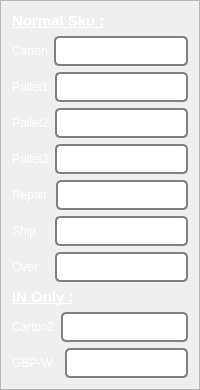
            <widget class="QFrame" name="fPrint">
             <property name="sizePolicy">
              <sizepolicy hsizetype="MinimumExpanding" vsizetype="Preferred">
               <horstretch>0</horstretch>
               <verstretch>0</verstretch>
              </sizepolicy>
             </property>
             <property name="styleSheet">
              <string notr="true">#fPrint
{
 background-color: #26364d;
}</string>
             </property>
             <property name="frameShape">
              <enum>QFrame::Shape::StyledPanel</enum>
             </property>
             <property name="frameShadow">
              <enum>QFrame::Shadow::Raised</enum>
             </property>
             <layout class="QGridLayout" name="gridLayout_3">
              <item row="0" column="0">
               <widget class="QLabel" name="label_12">
                <property name="styleSheet">
                 <string notr="true">QLabel
{
	color:white;
	font-size: 15px;
	font-weight: bold;
	text-decoration: underline;
}</string>
                </property>
                <property name="text">
                 <string>Normal Sku :</string>
                </property>
               </widget>
              </item>
              <item row="1" column="0">
               <layout class="QVBoxLayout" name="verticalLayout_3">
                <item>
                 <layout class="QHBoxLayout" name="horizontalLayout_14">
                  <item>
                   <widget class="QLabel" name="label_26">
                    <property name="sizePolicy">
                     <sizepolicy hsizetype="Fixed" vsizetype="Preferred">
                      <horstretch>0</horstretch>
                      <verstretch>0</verstretch>
                     </sizepolicy>
                    </property>
                    <property name="styleSheet">
                     <string notr="true">QLabel
{
	color:white;
}</string>
                    </property>
                    <property name="text">
                     <string>Carton</string>
                    </property>
                   </widget>
                  </item>
                  <item>
                   <widget class="QLineEdit" name="tx_view_carton">
                    <property name="sizePolicy">
                     <sizepolicy hsizetype="Preferred" vsizetype="Fixed">
                      <horstretch>0</horstretch>
                      <verstretch>0</verstretch>
                     </sizepolicy>
                    </property>
                    <property name="styleSheet">
                     <string notr="true">QLineEdit {
    border: 2px solid gray;
    border-radius: 5px;
    padding: 5px;
}</string>
                    </property>
                    <property name="alignment">
                     <set>Qt::AlignmentFlag::AlignCenter</set>
                    </property>
                   </widget>
                  </item>
                 </layout>
                </item>
                <item>
                 <layout class="QHBoxLayout" name="horizontalLayout_15">
                  <item>
                   <widget class="QLabel" name="label_27">
                    <property name="sizePolicy">
                     <sizepolicy hsizetype="Fixed" vsizetype="Preferred">
                      <horstretch>0</horstretch>
                      <verstretch>0</verstretch>
                     </sizepolicy>
                    </property>
                    <property name="styleSheet">
                     <string notr="true">QLabel
{
	color:white;
}</string>
                    </property>
                    <property name="text">
                     <string>Pallet1</string>
                    </property>
                   </widget>
                  </item>
                  <item>
                   <widget class="QLineEdit" name="tx_view_pallet1">
                    <property name="sizePolicy">
                     <sizepolicy hsizetype="Preferred" vsizetype="Fixed">
                      <horstretch>0</horstretch>
                      <verstretch>0</verstretch>
                     </sizepolicy>
                    </property>
                    <property name="styleSheet">
                     <string notr="true">QLineEdit {
    border: 2px solid gray;
    border-radius: 5px;
    padding: 5px;
}</string>
                    </property>
                    <property name="alignment">
                     <set>Qt::AlignmentFlag::AlignCenter</set>
                    </property>
                   </widget>
                  </item>
                 </layout>
                </item>
                <item>
                 <layout class="QHBoxLayout" name="horizontalLayout_16">
                  <item>
                   <widget class="QLabel" name="label_28">
                    <property name="sizePolicy">
                     <sizepolicy hsizetype="Fixed" vsizetype="Preferred">
                      <horstretch>0</horstretch>
                      <verstretch>0</verstretch>
                     </sizepolicy>
                    </property>
                    <property name="styleSheet">
                     <string notr="true">QLabel
{
	color:white;
}</string>
                    </property>
                    <property name="text">
                     <string>Pallet2</string>
                    </property>
                   </widget>
                  </item>
                  <item>
                   <widget class="QLineEdit" name="tx_view_pallet2">
                    <property name="sizePolicy">
                     <sizepolicy hsizetype="Preferred" vsizetype="Fixed">
                      <horstretch>0</horstretch>
                      <verstretch>0</verstretch>
                     </sizepolicy>
                    </property>
                    <property name="styleSheet">
                     <string notr="true">QLineEdit {
    border: 2px solid gray;
    border-radius: 5px;
    padding: 5px;
}</string>
                    </property>
                    <property name="alignment">
                     <set>Qt::AlignmentFlag::AlignCenter</set>
                    </property>
                   </widget>
                  </item>
                 </layout>
                </item>
                <item>
                 <layout class="QHBoxLayout" name="horizontalLayout_17">
                  <item>
                   <widget class="QLabel" name="label_29">
                    <property name="sizePolicy">
                     <sizepolicy hsizetype="Fixed" vsizetype="Preferred">
                      <horstretch>0</horstretch>
                      <verstretch>0</verstretch>
                     </sizepolicy>
                    </property>
                    <property name="styleSheet">
                     <string notr="true">QLabel
{
	color:white;
}</string>
                    </property>
                    <property name="text">
                     <string>Pallet3</string>
                    </property>
                   </widget>
                  </item>
                  <item>
                   <widget class="QLineEdit" name="tx_view_pallet3">
                    <property name="sizePolicy">
                     <sizepolicy hsizetype="Preferred" vsizetype="Fixed">
                      <horstretch>0</horstretch>
                      <verstretch>0</verstretch>
                     </sizepolicy>
                    </property>
                    <property name="styleSheet">
                     <string notr="true">QLineEdit {
    border: 2px solid gray;
    border-radius: 5px;
    padding: 5px;
}</string>
                    </property>
                    <property name="alignment">
                     <set>Qt::AlignmentFlag::AlignCenter</set>
                    </property>
                   </widget>
                  </item>
                 </layout>
                </item>
                <item>
                 <layout class="QHBoxLayout" name="horizontalLayout_18">
                  <property name="spacing">
                   <number>8</number>
                  </property>
                  <item>
                   <widget class="QLabel" name="label_30">
                    <property name="sizePolicy">
                     <sizepolicy hsizetype="Fixed" vsizetype="Preferred">
                      <horstretch>0</horstretch>
                      <verstretch>0</verstretch>
                     </sizepolicy>
                    </property>
                    <property name="styleSheet">
                     <string notr="true">QLabel
{
	color:white;
}</string>
                    </property>
                    <property name="text">
                     <string>Repair</string>
                    </property>
                   </widget>
                  </item>
                  <item>
                   <widget class="QLineEdit" name="tx_view_repair">
                    <property name="sizePolicy">
                     <sizepolicy hsizetype="Preferred" vsizetype="Fixed">
                      <horstretch>0</horstretch>
                      <verstretch>0</verstretch>
                     </sizepolicy>
                    </property>
                    <property name="styleSheet">
                     <string notr="true">QLineEdit {
    border: 2px solid gray;
    border-radius: 5px;
    padding: 5px;
}</string>
                    </property>
                    <property name="alignment">
                     <set>Qt::AlignmentFlag::AlignCenter</set>
                    </property>
                   </widget>
                  </item>
                 </layout>
                </item>
                <item>
                 <layout class="QHBoxLayout" name="horizontalLayout_19">
                  <property name="spacing">
                   <number>19</number>
                  </property>
                  <item>
                   <widget class="QLabel" name="label_31">
                    <property name="sizePolicy">
                     <sizepolicy hsizetype="Fixed" vsizetype="Preferred">
                      <horstretch>0</horstretch>
                      <verstretch>0</verstretch>
                     </sizepolicy>
                    </property>
                    <property name="styleSheet">
                     <string notr="true">QLabel
{
	color:white;
}</string>
                    </property>
                    <property name="text">
                     <string>Ship</string>
                    </property>
                   </widget>
                  </item>
                  <item>
                   <widget class="QLineEdit" name="tx_view_ship">
                    <property name="sizePolicy">
                     <sizepolicy hsizetype="Preferred" vsizetype="Fixed">
                      <horstretch>0</horstretch>
                      <verstretch>0</verstretch>
                     </sizepolicy>
                    </property>
                    <property name="styleSheet">
                     <string notr="true">QLineEdit {
    border: 2px solid gray;
    border-radius: 5px;
    padding: 5px;
}</string>
                    </property>
                    <property name="alignment">
                     <set>Qt::AlignmentFlag::AlignCenter</set>
                    </property>
                   </widget>
                  </item>
                 </layout>
                </item>
                <item>
                 <layout class="QHBoxLayout" name="horizontalLayout_20">
                  <property name="spacing">
                   <number>17</number>
                  </property>
                  <item>
                   <widget class="QLabel" name="label_32">
                    <property name="sizePolicy">
                     <sizepolicy hsizetype="Fixed" vsizetype="Preferred">
                      <horstretch>0</horstretch>
                      <verstretch>0</verstretch>
                     </sizepolicy>
                    </property>
                    <property name="styleSheet">
                     <string notr="true">QLabel
{
	color:white;
}</string>
                    </property>
                    <property name="text">
                     <string>Over</string>
                    </property>
                   </widget>
                  </item>
                  <item>
                   <widget class="QLineEdit" name="tx_view_overlay">
                    <property name="sizePolicy">
                     <sizepolicy hsizetype="Preferred" vsizetype="Fixed">
                      <horstretch>0</horstretch>
                      <verstretch>0</verstretch>
                     </sizepolicy>
                    </property>
                    <property name="styleSheet">
                     <string notr="true">QLineEdit {
    border: 2px solid gray;
    border-radius: 5px;
    padding: 5px;
}</string>
                    </property>
                    <property name="alignment">
                     <set>Qt::AlignmentFlag::AlignCenter</set>
                    </property>
                   </widget>
                  </item>
                 </layout>
                </item>
               </layout>
              </item>
              <item row="2" column="0">
               <widget class="QLabel" name="label_25">
                <property name="styleSheet">
                 <string notr="true">QLabel
{
	color:white;
	font-size: 15px;
	font-weight: bold;
	text-decoration: underline;
}</string>
                </property>
                <property name="text">
                 <string>IN Only :</string>
                </property>
               </widget>
              </item>
              <item row="3" column="0">
               <layout class="QHBoxLayout" name="horizontalLayout_21">
                <item>
                 <widget class="QLabel" name="label_33">
                  <property name="sizePolicy">
                   <sizepolicy hsizetype="Fixed" vsizetype="Preferred">
                    <horstretch>0</horstretch>
                    <verstretch>0</verstretch>
                   </sizepolicy>
                  </property>
                  <property name="styleSheet">
                   <string notr="true">QLabel
{
	color:white;
}</string>
                  </property>
                  <property name="text">
                   <string>Carton2</string>
                  </property>
                 </widget>
                </item>
                <item>
                 <widget class="QLineEdit" name="tx_view_carton2">
                  <property name="sizePolicy">
                   <sizepolicy hsizetype="Preferred" vsizetype="Fixed">
                    <horstretch>0</horstretch>
                    <verstretch>0</verstretch>
                   </sizepolicy>
                  </property>
                  <property name="styleSheet">
                   <string notr="true">QLineEdit {
    border: 2px solid gray;
    border-radius: 5px;
    padding: 5px;
}</string>
                  </property>
                  <property name="alignment">
                   <set>Qt::AlignmentFlag::AlignCenter</set>
                  </property>
                 </widget>
                </item>
               </layout>
              </item>
              <item row="4" column="0">
               <layout class="QHBoxLayout" name="horizontalLayout_22">
                <property name="spacing">
                 <number>11</number>
                </property>
                <item>
                 <widget class="QLabel" name="label_34">
                  <property name="sizePolicy">
                   <sizepolicy hsizetype="Fixed" vsizetype="Preferred">
                    <horstretch>0</horstretch>
                    <verstretch>0</verstretch>
                   </sizepolicy>
                  </property>
                  <property name="styleSheet">
                   <string notr="true">QLabel
{
	color:white;
}</string>
                  </property>
                  <property name="text">
                   <string>GBP-W</string>
                  </property>
                 </widget>
                </item>
                <item>
                 <widget class="QLineEdit" name="tx_view_wic">
                  <property name="sizePolicy">
                   <sizepolicy hsizetype="Preferred" vsizetype="Fixed">
                    <horstretch>0</horstretch>
                    <verstretch>0</verstretch>
                   </sizepolicy>
                  </property>
                  <property name="styleSheet">
                   <string notr="true">QLineEdit {
    border: 2px solid gray;
    border-radius: 5px;
    padding: 5px;
}</string>
                  </property>
                  <property name="alignment">
                   <set>Qt::AlignmentFlag::AlignCenter</set>
                  </property>
                 </widget>
                </item>
               </layout>
              </item>
             </layout>
            </widget>
